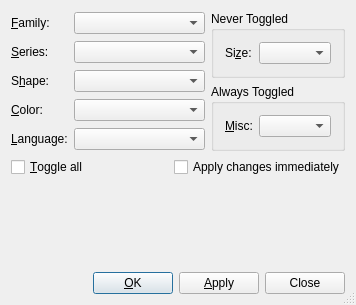
<ui version="4.0" >
 <author></author>
 <comment></comment>
 <exportmacro></exportmacro>
 <class>QCharacterUi</class>
 <widget class="QDialog" name="QCharacterUi" >
  <property name="geometry" >
   <rect>
    <x>0</x>
    <y>0</y>
    <width>356</width>
    <height>305</height>
   </rect>
  </property>
  <property name="windowTitle" >
   <string/>
  </property>
  <property name="sizeGripEnabled" >
   <bool>true</bool>
  </property>
  <layout class="QVBoxLayout" >
   <property name="margin" >
    <number>11</number>
   </property>
   <property name="spacing" >
    <number>6</number>
   </property>
   <item>
    <layout class="QHBoxLayout" >
     <property name="margin" >
      <number>0</number>
     </property>
     <property name="spacing" >
      <number>6</number>
     </property>
     <item>
      <layout class="QGridLayout" >
       <property name="margin" >
        <number>0</number>
       </property>
       <property name="spacing" >
        <number>6</number>
       </property>
       <item row="0" column="0" >
        <widget class="QLabel" name="familyLA" >
         <property name="toolTip" >
          <string>Font family</string>
         </property>
         <property name="text" >
          <string>&amp;Family:</string>
         </property>
         <property name="buddy" >
          <cstring>familyCO</cstring>
         </property>
        </widget>
       </item>
       <item row="2" column="1" >
        <widget class="QComboBox" name="shapeCO" >
         <property name="sizePolicy" >
          <sizepolicy>
           <hsizetype>3</hsizetype>
           <vsizetype>0</vsizetype>
           <horstretch>0</horstretch>
           <verstretch>0</verstretch>
          </sizepolicy>
         </property>
         <property name="toolTip" >
          <string>Font shape</string>
         </property>
        </widget>
       </item>
       <item row="2" column="0" >
        <widget class="QLabel" name="shapeLA" >
         <property name="toolTip" >
          <string>Font shape</string>
         </property>
         <property name="text" >
          <string>S&amp;hape:</string>
         </property>
         <property name="buddy" >
          <cstring>shapeCO</cstring>
         </property>
        </widget>
       </item>
       <item row="1" column="1" >
        <widget class="QComboBox" name="seriesCO" >
         <property name="sizePolicy" >
          <sizepolicy>
           <hsizetype>3</hsizetype>
           <vsizetype>0</vsizetype>
           <horstretch>0</horstretch>
           <verstretch>0</verstretch>
          </sizepolicy>
         </property>
         <property name="toolTip" >
          <string>Font series</string>
         </property>
        </widget>
       </item>
       <item row="4" column="1" >
        <widget class="QComboBox" name="langCO" >
         <property name="sizePolicy" >
          <sizepolicy>
           <hsizetype>3</hsizetype>
           <vsizetype>0</vsizetype>
           <horstretch>0</horstretch>
           <verstretch>0</verstretch>
          </sizepolicy>
         </property>
         <property name="toolTip" >
          <string>Language</string>
         </property>
        </widget>
       </item>
       <item row="0" column="1" >
        <widget class="QComboBox" name="familyCO" >
         <property name="sizePolicy" >
          <sizepolicy>
           <hsizetype>3</hsizetype>
           <vsizetype>0</vsizetype>
           <horstretch>0</horstretch>
           <verstretch>0</verstretch>
          </sizepolicy>
         </property>
         <property name="toolTip" >
          <string>Font family</string>
         </property>
        </widget>
       </item>
       <item row="3" column="1" >
        <widget class="QComboBox" name="colorCO" >
         <property name="sizePolicy" >
          <sizepolicy>
           <hsizetype>3</hsizetype>
           <vsizetype>0</vsizetype>
           <horstretch>0</horstretch>
           <verstretch>0</verstretch>
          </sizepolicy>
         </property>
         <property name="toolTip" >
          <string>Font color</string>
         </property>
        </widget>
       </item>
       <item row="4" column="0" >
        <widget class="QLabel" name="langLA" >
         <property name="toolTip" >
          <string>Language</string>
         </property>
         <property name="text" >
          <string>&amp;Language:</string>
         </property>
         <property name="buddy" >
          <cstring>langCO</cstring>
         </property>
        </widget>
       </item>
       <item row="1" column="0" >
        <widget class="QLabel" name="seriesLA" >
         <property name="toolTip" >
          <string>Font series</string>
         </property>
         <property name="text" >
          <string>&amp;Series:</string>
         </property>
         <property name="buddy" >
          <cstring>seriesCO</cstring>
         </property>
        </widget>
       </item>
       <item row="3" column="0" >
        <widget class="QLabel" name="colorLA" >
         <property name="enabled" >
          <bool>true</bool>
         </property>
         <property name="toolTip" >
          <string>Font color</string>
         </property>
         <property name="text" >
          <string>&amp;Color:</string>
         </property>
         <property name="buddy" >
          <cstring>colorCO</cstring>
         </property>
        </widget>
       </item>
      </layout>
     </item>
     <item>
      <layout class="QVBoxLayout" >
       <property name="margin" >
        <number>0</number>
       </property>
       <property name="spacing" >
        <number>6</number>
       </property>
       <item>
        <widget class="QGroupBox" name="sizeGB" >
         <property name="title" >
          <string>Never Toggled</string>
         </property>
         <layout class="QHBoxLayout" >
          <property name="margin" >
           <number>11</number>
          </property>
          <property name="spacing" >
           <number>6</number>
          </property>
          <item>
           <widget class="QLabel" name="sizeLA" >
            <property name="toolTip" >
             <string>Font size</string>
            </property>
            <property name="text" >
             <string>Si&amp;ze:</string>
            </property>
            <property name="buddy" >
             <cstring>sizeCO</cstring>
            </property>
           </widget>
          </item>
          <item>
           <widget class="QComboBox" name="sizeCO" >
            <property name="sizePolicy" >
             <sizepolicy>
              <hsizetype>1</hsizetype>
              <vsizetype>0</vsizetype>
              <horstretch>0</horstretch>
              <verstretch>0</verstretch>
             </sizepolicy>
            </property>
            <property name="toolTip" >
             <string>Font size</string>
            </property>
           </widget>
          </item>
         </layout>
        </widget>
       </item>
       <item>
        <widget class="QGroupBox" name="miscGB" >
         <property name="toolTip" >
          <string>Other font settings</string>
         </property>
         <property name="title" >
          <string>Always Toggled</string>
         </property>
         <layout class="QHBoxLayout" >
          <property name="margin" >
           <number>11</number>
          </property>
          <property name="spacing" >
           <number>6</number>
          </property>
          <item>
           <widget class="QLabel" name="miscLA" >
            <property name="text" >
             <string>&amp;Misc:</string>
            </property>
            <property name="buddy" >
             <cstring>miscCO</cstring>
            </property>
           </widget>
          </item>
          <item>
           <widget class="QComboBox" name="miscCO" >
            <property name="toolTip" >
             <string>Other font settings</string>
            </property>
           </widget>
          </item>
         </layout>
        </widget>
       </item>
      </layout>
     </item>
    </layout>
   </item>
   <item>
    <layout class="QHBoxLayout" >
     <property name="margin" >
      <number>0</number>
     </property>
     <property name="spacing" >
      <number>6</number>
     </property>
     <item>
      <widget class="QCheckBox" name="toggleallCB" >
       <property name="toolTip" >
        <string>toggle font on all of the above</string>
       </property>
       <property name="text" >
        <string>&amp;Toggle all</string>
       </property>
      </widget>
     </item>
     <item>
      <widget class="QCheckBox" name="autoapplyCB" >
       <property name="toolTip" >
        <string>Apply each change automatically</string>
       </property>
       <property name="text" >
        <string>Apply changes immediately</string>
       </property>
      </widget>
     </item>
    </layout>
   </item>
   <item>
    <spacer>
     <property name="orientation" >
      <enum>Qt::Vertical</enum>
     </property>
     <property name="sizeType" >
      <enum>QSizePolicy::Expanding</enum>
     </property>
     <property name="sizeHint" >
      <size>
       <width>20</width>
       <height>20</height>
      </size>
     </property>
    </spacer>
   </item>
   <item>
    <layout class="QHBoxLayout" >
     <property name="margin" >
      <number>0</number>
     </property>
     <property name="spacing" >
      <number>6</number>
     </property>
     <item>
      <spacer>
       <property name="orientation" >
        <enum>Qt::Horizontal</enum>
       </property>
       <property name="sizeType" >
        <enum>QSizePolicy::Expanding</enum>
       </property>
       <property name="sizeHint" >
        <size>
         <width>20</width>
         <height>20</height>
        </size>
       </property>
      </spacer>
     </item>
     <item>
      <widget class="QPushButton" name="okPB" >
       <property name="text" >
        <string>&amp;OK</string>
       </property>
       <property name="default" >
        <bool>true</bool>
       </property>
      </widget>
     </item>
     <item>
      <widget class="QPushButton" name="applyPB" >
       <property name="text" >
        <string>&amp;Apply</string>
       </property>
       <property name="autoDefault" >
        <bool>false</bool>
       </property>
      </widget>
     </item>
     <item>
      <widget class="QPushButton" name="closePB" >
       <property name="text" >
        <string>Close</string>
       </property>
       <property name="autoDefault" >
        <bool>false</bool>
       </property>
       <property name="default" >
        <bool>false</bool>
       </property>
      </widget>
     </item>
    </layout>
   </item>
  </layout>
 </widget>
 <pixmapfunction>qPixmapFromMimeSource</pixmapfunction>
 <tabstops>
  <tabstop>familyCO</tabstop>
  <tabstop>seriesCO</tabstop>
  <tabstop>shapeCO</tabstop>
  <tabstop>colorCO</tabstop>
  <tabstop>langCO</tabstop>
  <tabstop>toggleallCB</tabstop>
  <tabstop>sizeCO</tabstop>
  <tabstop>miscCO</tabstop>
  <tabstop>autoapplyCB</tabstop>
  <tabstop>okPB</tabstop>
  <tabstop>applyPB</tabstop>
  <tabstop>closePB</tabstop>
 </tabstops>
 <resources/>
 <connections/>
</ui>
